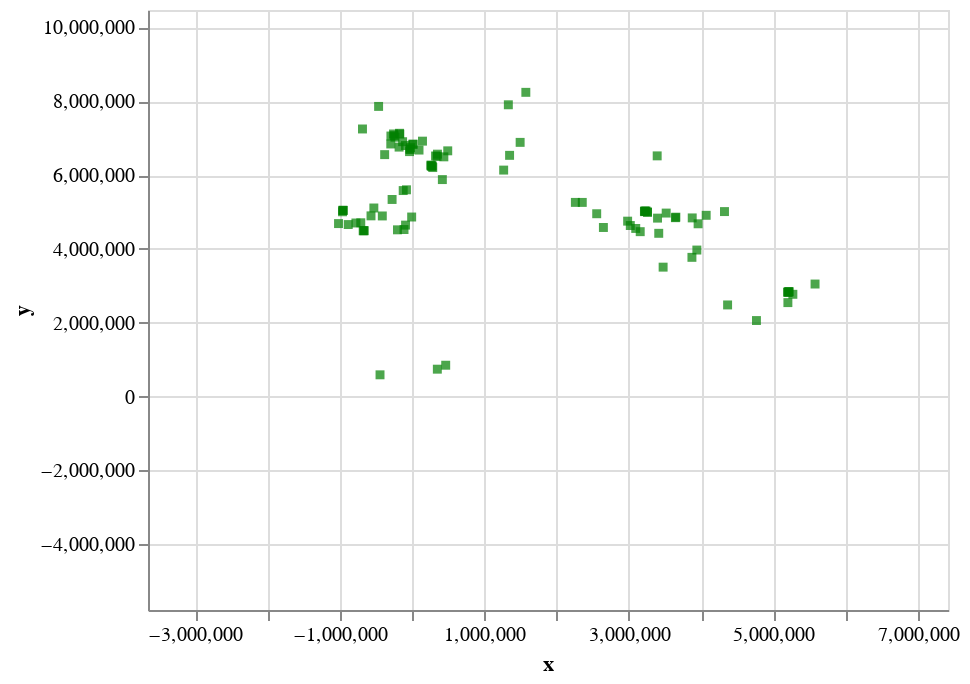

Notebook code for this chart:
### Code cell
chart(pandas_expr.execute())
